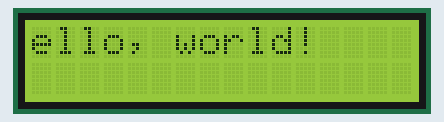
Simulated run of this sketch. Board: ESP8266 (Wemos D1 mini). Parts: 16×2 character LCD.

Above: at 1.22 s.
At 3.33 s:
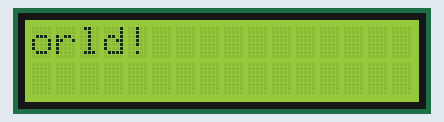
At 5.43 s:
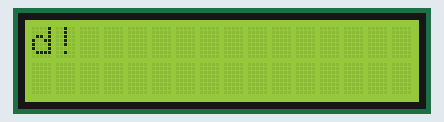
At 9.65 s:
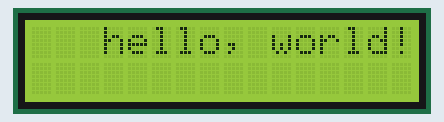
At 13.86 s:
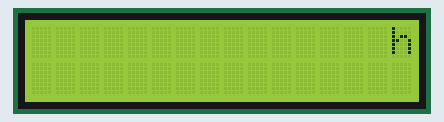
At 18.3 s:
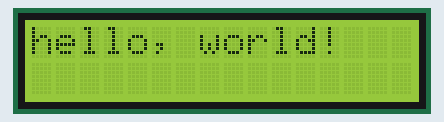

The sketch:

Scroll.ino
```cpp
/*
  LiquidCrystal Library - scrollDisplayLeft() and scrollDisplayRight()

 Demonstrates the use a 16x2 LCD display.  The LiquidCrystal
 library works with all LCD displays that are compatible with the
 Hitachi HD44780 driver. There are many of them out there, and you
 can usually tell them by the 16-pin interface.

 This sketch prints "Hello World!" to the LCD and uses the
 scrollDisplayLeft() and scrollDisplayRight() methods to scroll
 the text.
*/

#include <LiquidCrystal_I2C.h>

// Set the LCD address to 0x27 for a 16 chars and 2 line display
LiquidCrystal_I2C lcd(0x27, 16, 2);

void setup() {
  // set up the LCD's number of columns and rows:
  lcd.begin();
  // Print a message to the LCD.
  lcd.print("hello, world!");
  delay(1000);
}

void loop() {
  // scroll 13 positions (string length) to the left
  // to move it offscreen left:
  for (int positionCounter = 0; positionCounter < 13; positionCounter++) {
    // scroll one position left:
    lcd.scrollDisplayLeft();
    // wait a bit:
    delay(300);
  }

  // scroll 29 positions (string length + display length) to the right
  // to move it offscreen right:
  for (int positionCounter = 0; positionCounter < 29; positionCounter++) {
    // scroll one position right:
    lcd.scrollDisplayRight();
    // wait a bit:
    delay(300);
  }

  // scroll 16 positions (display length + string length) to the left
  // to move it back to center:
  for (int positionCounter = 0; positionCounter < 16; positionCounter++) {
    // scroll one position left:
    lcd.scrollDisplayLeft();
    // wait a bit:
    delay(300);
  }

  // delay at the end of the full loop:
  delay(1000);

}
```

Measured:
- by itself, everything shown: repeats every 18.5 s, in 58 steps
- what the display in image 5 shows lasts 1.3 s, from 18.2 s to 19.5 s
